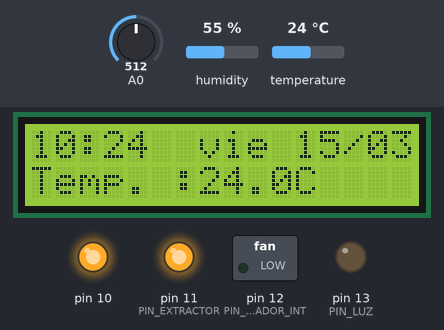
Simulated run of this program. Board: Arduino Uno, built with avr-gcc and run on an emulated ATmega328P. On the bench: 16×2 character LCD, switched loads named in the program (green lamp = pin HIGH), output pins drawn as LEDs (lit = HIGH). The test bench sets the inputs (shaded band); at power-on: A0 = 512, humidity 55 %, temperature 24 °C. The local clock reads 2024-03-15 10:24:30 at power-on unless the program sets it; EEPROM starts erased; what the program prints to the serial monitor is not drawn.

Above: at 2.3 s.
2.4 s: A0 set to 546
7.5 s: A0 set to 573
At 9.8 s:
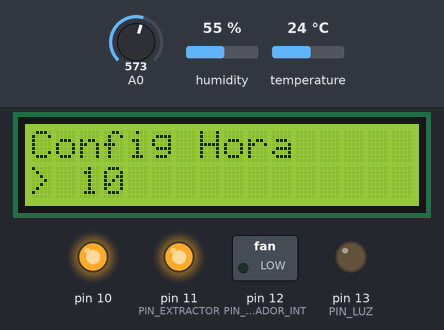
11.6 s: humidity set to 69 %
16.5 s: humidity set to 72 %
At 18.44 s:
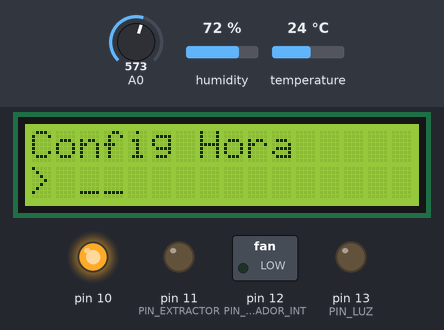
20.6 s: A0 set to 306
At 22.14 s:
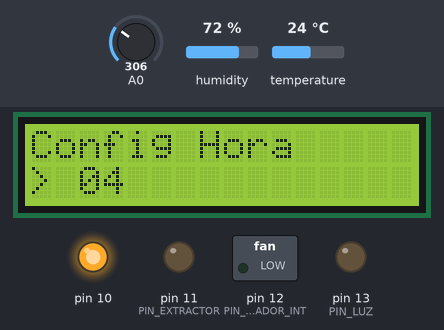
22.6 s: temperature set to 18.7 °C
25.4 s: temperature set to 17.5 °C
At 26.83 s:
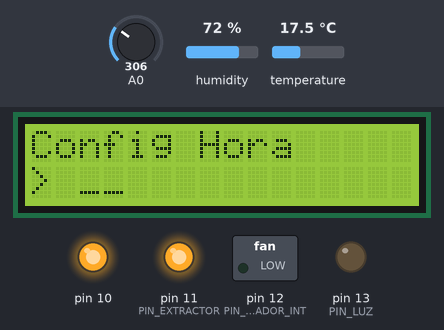
Timing chart, 0 to 28.4 s (numbered marks = the images above; inputs shaded):
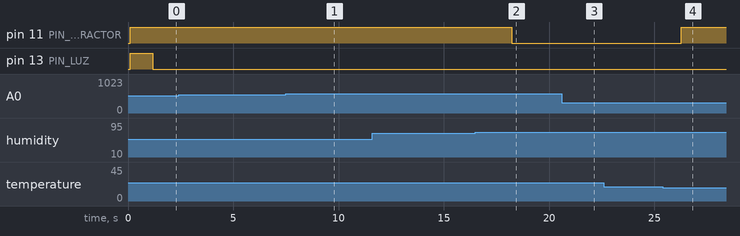

Measured:
- the behaviour switches between 554 and 555 on A0 (found by bisection; images 0 and 1)
- the behaviour switches between 70 and 71 % on humidity (found by bisection; images 1 and 2)
- the behaviour switches between 18 and 17.9 °C on temperature (found by bisection; images 3 and 4)
- after the input at 7.5 s, the display: first changes after 1.6 s (image 1 shows a later state)
- after the input at 16.5 s, pin 11 (PIN_EXTRACTOR): HIGH → LOW after 1.7 s
- after the input at 20.6 s, the display: first differs from a run without the input after 0.59 s (image 3 shows a later state)
- after the input at 25.4 s, pin 11 (PIN_EXTRACTOR): LOW → HIGH after 0.88 s

The program:

main.cpp
```cpp
#include <Arduino.h>
#include <Wire.h>
#include <RTClib.h>
#include "Configuracion.h"
#include "Control.h"
#include "Menu.h"

RTC_DS3231 rtc;

void reporteSerial() {
  static uint32_t ultimoRegistro = 0;
  if (millis() - ultimoRegistro >= 15000) { // 15 segundos
    ultimoRegistro = millis();

    DateTime ahora = rtc.now();
    float t = obtenerTemperatura();
    float h = obtenerHumedad();
    bool luzEncendida = obtenerEstadoLuz();
    bool extractorEncendido = obtenerEstadoExtractor();

    PerfilCultivo& p = obtenerPerfilActual();
    int diaCiclo = 0;
    if (config.inicioCicloUnix > 0 && ahora.unixtime() >= config.inicioCicloUnix) {
      diaCiclo = (ahora.unixtime() - config.inicioCicloUnix) / 86400;
    }

    const char* modo = (config.modoActual == CRECIMIENTO) ? "VEGE" : "FLORA";

    // Formato semi-JSON para facilitar log de base de datos futura
    char logMsg[160];
    int t_int = (int)t; int t_dec = abs((int)(t*10)%10);
    int h_int = (int)h; int h_dec = abs((int)(h*10)%10);

    sprintf(logMsg, "{\"time\":\"20%02d-%02d-%02d %02d:%02d:%02d\",\"temp\":%d.%d,\"hum\":%d.%d,\"luz\":\"%s\",\"luz_on\":\"%02d:00\",\"extractor\":\"%s\",\"modo\":\"%s\",\"dia\":%d}",
            ahora.year() % 100, ahora.month(), ahora.day(), ahora.hour(), ahora.minute(), ahora.second(),
            t_int, t_dec, h_int, h_dec, (luzEncendida ? "on" : "off"), p.horaOn, (extractorEncendido ? "on" : "off"), modo, diaCiclo);

    Serial.println(logMsg);
  }
}

void setup() {
  Serial.begin(9600);

  if (!rtc.begin()) {
    // Si no hay RTC, mostramos error en Serial y LCD
    // El menu intentará manejarlo
  }

  if (rtc.lostPower()) {
    rtc.adjust(DateTime(F(__DATE__), F(__TIME__)));
  }

  cargarConfiguracion();
  prepararControl();
  inicializarMenu();

  Serial.println("Sistema Microclima Modular v1.0.8 Iniciado");
}

void loop() {
  actualizarControl();
  actualizarMenu();
  reporteSerial();
  delay(50);
}
```

Control.h
```cpp
#ifndef CONTROL_H
#define CONTROL_H

#include <Arduino.h>
#include <DHT.h>
#include "Configuracion.h"
#include <RTClib.h>

#define DHTPIN 2
#define DHTTYPE DHT22

#define PIN_LUZ 13
#define PIN_EXTRACTOR 11
#define PIN_VENTILADOR_INT 12

extern RTC_DS3231 rtc;

enum ModoManual { M_AUTO, M_ON, M_OFF };

void prepararControl();
void actualizarControl();

float obtenerTemperatura();
float obtenerHumedad();
bool obtenerEstadoLuz();
bool obtenerEstadoExtractor();

void establecerVentiladorManual(ModoManual modo);
void establecerExtractorManual(ModoManual modo);
ModoManual obtenerModoManualVent();
ModoManual obtenerModoManualExt();
uint32_t obtenerTiempoRestanteManualVent();
uint32_t obtenerTiempoRestanteManualExt();

#endif
```

Menu.h
```cpp
#ifndef MENU_H
#define MENU_H

#include <Arduino.h>
#include <LiquidCrystal.h>
#include "Configuracion.h"
#include "Control.h"

enum EstadoSistema {
  MONITOREO,
  MENU_PRINCIPAL,
  AJUSTE_RTC_HORA,
  AJUSTE_RTC_MINUTO,
  CAMBIAR_MODO,
  CONFIG_PERFIL_TEMP,
  CONFIG_PERFIL_HUM,
  CONFIG_PERFIL_ON_H,
  CONFIG_PERFIL_OFF_H
};

void inicializarMenu();
void actualizarMenu();

#endif
```

Control.cpp
```cpp
#include "Control.h"

DHT dht(DHTPIN, DHTTYPE);
float temperatura = 0.0;
float humedad = 0.0;
bool estadoLuz = false;
uint32_t ultimaLectura = 0;

// Variables de Control Manual
ModoManual modoManualVent = M_AUTO;
ModoManual modoManualExt = M_AUTO;
uint32_t inicioManualVent = 0;
uint32_t inicioManualExt = 0;
const uint32_t DURACION_MANUAL = 1800000; // 30 minutos (1800s)

void prepararControl() {
  dht.begin();
  pinMode(PIN_LUZ, OUTPUT);
  pinMode(PIN_EXTRACTOR, OUTPUT);
  pinMode(PIN_VENTILADOR_INT, OUTPUT);

  // Condición Inicial Segura
  digitalWrite(PIN_LUZ, HIGH); // Apagado
  digitalWrite(PIN_EXTRACTOR, HIGH); // Apagado
  digitalWrite(PIN_VENTILADOR_INT, LOW); // Encendido 24/7 (Lógica inversa)
}

void actualizarControl() {
  // Leer sensores cada 2 segundos
  if (millis() - ultimaLectura > 2000) {
    float t = dht.readTemperature();
    float h = dht.readHumidity();

    if (!isnan(t)) temperatura = t;
    if (!isnan(h)) humedad = h;

    ultimaLectura = millis();
  }

  PerfilCultivo& p = obtenerPerfilActual();
  DateTime ahora = rtc.now();
  int minActuales = ahora.hour() * 60 + ahora.minute();
  int minOn = p.horaOn * 60 + p.minOn;
  int minOff = p.horaOff * 60 + p.minOff;

  // Lógica de Luz
  if (minOn < minOff) {
    estadoLuz = (minActuales >= minOn && minActuales < minOff);
  } else { // Cruce de medianoche
    estadoLuz = (minActuales >= minOn || minActuales < minOff);
  }

  digitalWrite(PIN_LUZ, estadoLuz ? LOW : HIGH); // Lógica inversa del relé

  // --- Lógica de Ventilador Interno ---
  if (modoManualVent == M_ON) {
    digitalWrite(PIN_VENTILADOR_INT, LOW); // Forzado ON
  } else if (modoManualVent == M_OFF) {
    digitalWrite(PIN_VENTILADOR_INT, HIGH); // Forzado OFF
  } else {
    digitalWrite(PIN_VENTILADOR_INT, LOW); // AUTO (24/7 ON por diseño)
  }

  // --- Lógica de Extracción Inteligente ---
  // Primero procesamos el retorno automático si expiró el tiempo
  if (modoManualExt != M_AUTO && millis() - inicioManualExt > DURACION_MANUAL) {
    modoManualExt = M_AUTO;
  }
  if (modoManualVent != M_AUTO && millis() - inicioManualVent > DURACION_MANUAL) {
    modoManualVent = M_AUTO;
  }

  if (modoManualExt == M_ON) {
    digitalWrite(PIN_EXTRACTOR, LOW); // Forzado ON
  } else if (modoManualExt == M_OFF) {
    digitalWrite(PIN_EXTRACTOR, HIGH); // Forzado OFF
  } else {
    // Lógica Automática (VPD + Pulso de Respiro + Invierno)
    if (temperatura < 18.0) {
      if (ahora.minute() < 2) {
        digitalWrite(PIN_EXTRACTOR, LOW);
      } else {
        digitalWrite(PIN_EXTRACTOR, HIGH);
      }
    } else {
      bool tempAlta = (temperatura > p.tempMax);
      bool humAlta = (humedad > p.humMax);
      bool pulsoRespiro = (ahora.hour() % 3 == 0 && ahora.minute() < 5);

      if (tempAlta || humAlta || pulsoRespiro) {
        digitalWrite(PIN_EXTRACTOR, LOW);
      }
      else if (!pulsoRespiro && temperatura < (p.tempMax - 2.0) && humedad < (p.humMax - 5.0)) {
        digitalWrite(PIN_EXTRACTOR, HIGH);
      }
    }
  }
}

float obtenerTemperatura() { return temperatura; }
float obtenerHumedad() { return humedad; }
bool obtenerEstadoLuz() { return estadoLuz; }
bool obtenerEstadoExtractor() { return digitalRead(PIN_EXTRACTOR) == LOW; }

void establecerVentiladorManual(ModoManual modo) {
  modoManualVent = modo;
  if (modo != M_AUTO) inicioManualVent = millis();
}
void establecerExtractorManual(ModoManual modo) {
  modoManualExt = modo;
  if (modo != M_AUTO) inicioManualExt = millis();
}
ModoManual obtenerModoManualVent() { return modoManualVent; }
ModoManual obtenerModoManualExt() { return modoManualExt; }

uint32_t obtenerTiempoRestanteManualVent() {
  if (modoManualVent == M_AUTO) return 0;
  uint32_t transcurrido = millis() - inicioManualVent;
  return (transcurrido > DURACION_MANUAL) ? 0 : (DURACION_MANUAL - transcurrido);
}

uint32_t obtenerTiempoRestanteManualExt() {
  if (modoManualExt == M_AUTO) return 0;
  uint32_t transcurrido = millis() - inicioManualExt;
  return (transcurrido > DURACION_MANUAL) ? 0 : (DURACION_MANUAL - transcurrido);
}
```

Configuracion.h
```cpp
#ifndef CONFIGURACION_H
#define CONFIGURACION_H

#include <Arduino.h>
#include <EEPROM.h>

enum ModoCultivo {
  CRECIMIENTO,
  FLORACION
};

struct PerfilCultivo {
  uint8_t horaOn;
  uint8_t minOn;
  uint8_t horaOff;
  uint8_t minOff;
  float tempMax;
  float humMax;
};

struct ConfiguracionApp {
  PerfilCultivo vege;
  PerfilCultivo flora;
  ModoCultivo modoActual;
  uint32_t inicioCicloUnix;
  uint32_t codigoVerificador; // Para verificar si la EEPROM tiene datos válidos
};

const uint32_t CONFIG_MAGIC = 0xCAFE0004;

extern ConfiguracionApp config;

void cargarConfiguracion();
void guardarConfiguracion();
PerfilCultivo& obtenerPerfilActual();

#endif
```

Configuracion.cpp
```cpp
#include "Configuracion.h"

ConfiguracionApp config;

void cargarConfiguracion() {
  EEPROM.get(0, config);

  if (config.codigoVerificador != CONFIG_MAGIC) {
    // Valores por defecto lógicos para el usuario (reloj)
    config.vege = {6, 0, 0, 0, 25.0, 70.0};   // 18h luz: Enciende 06:00 / Apaga 00:00, Limite VPD Vege
    config.flora = {6, 0, 18, 0, 23.0, 55.0}; // 12h luz: Enciende 06:00 / Apaga 18:00, Limite VPD Flora
    config.modoActual = CRECIMIENTO;
    config.inicioCicloUnix = 0;
    config.codigoVerificador = CONFIG_MAGIC;
    guardarConfiguracion();
  }
}

void guardarConfiguracion() {
  EEPROM.put(0, config);
}

PerfilCultivo& obtenerPerfilActual() {
  return (config.modoActual == CRECIMIENTO) ? config.vege : config.flora;
}
```

Source omitted: Menu.cpp (14416 bytes)
